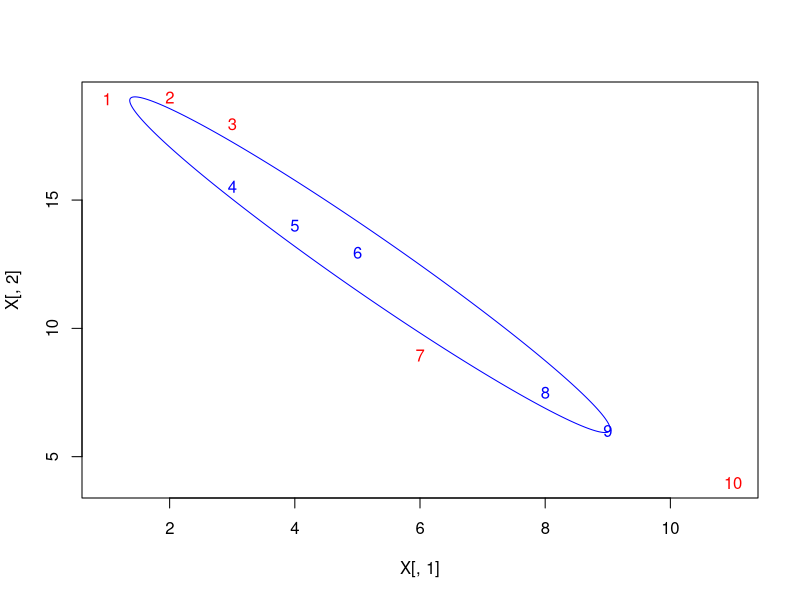
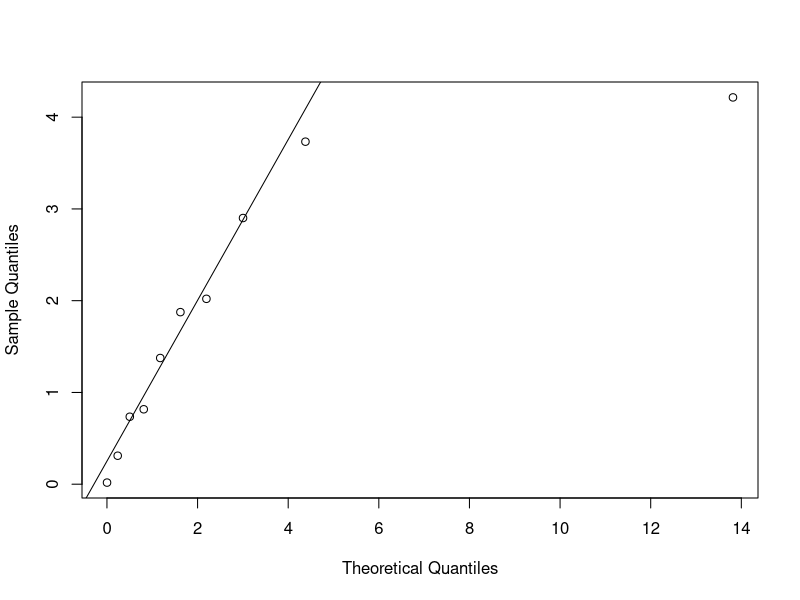

R code for these plots, in order:
#4.26
n <- 10
x1 <- c(1,2,3,3,4,5,6,8,9,11)
x2 <- c(18.95, 19.00, 17.95, 15.54, 14.00, 12.95, 8.94, 7.49, 6.00, 3.99)
X <- cbind(x1,x2)
Xbar <- colMeans(X)
S <- cov(X)
Sinv <- solve(S)

# a
d <- diag(t(t(X)-Xbar)%*%Sinv%*%(t(X)-Xbar))
d

#b
library(ellipse)
p <- 2
elps <- t(t(ellipse(S, level=0.50, npoints=1000))+Xbar)
plot(X[,1],X[,2],type="n")
index <- d < qchisq(0.5,df=p)
text(X[,1][index],X[,2][index],(1:n)[index],col="blue")
text(X[,1][!index],X[,2][!index],(1:n)[!index],col="red")
lines(elps,col="blue")



#c
names(d) <- 1:10
sort(d)
qqplot(qchisq(ppoints(500),df=p), d, main="", xlab="Theoretical Quantiles", ylab="Sample Quantiles")
qqline(d,distribution=function(x){qchisq(x,df=p)})
       
       
